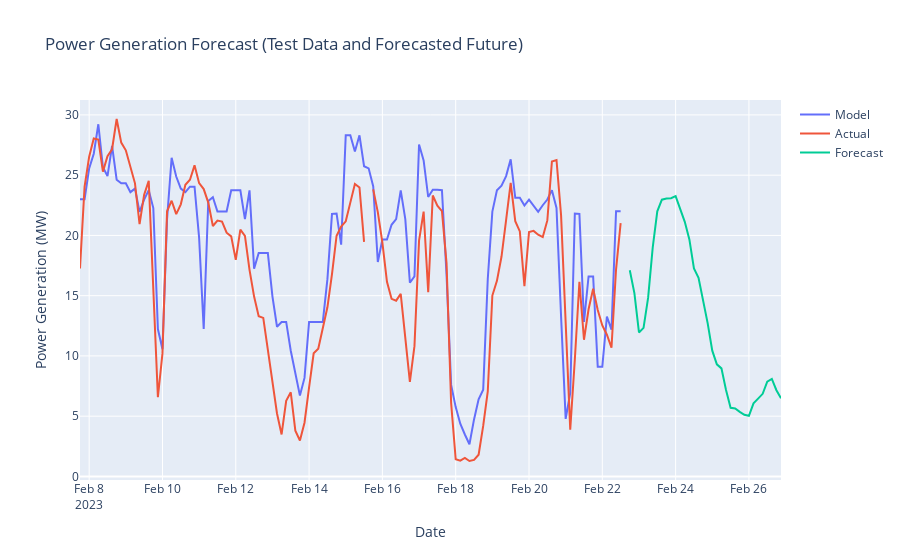

Here is the notebook cell this chart was saved with:
### Code cell
# plot final_df using plotly
fig = px.line(final_df, x=final_df.index, y=["Model", "Actual", "Forecast"], title="Power Generation Forecast (Test Data and Forecasted Future)")
# add x and y axis labels
fig.update_xaxes(title_text="Date")
fig.update_yaxes(title_text="Power Generation (MW)")
# change legend heading
fig.update_layout(legend_title_text="")
fig.show()

### Figure 1 — Plotly figure (JSON) as saved in the notebook; plotly's stock layout.template omitted (floating-point values rounded to 4 significant figures; data arrays with more than 128 entries replaced by an {"elided": "..."} marker saying what was removed)
{"data": [{"hovertemplate": "variable=Model<br>index=%{x}<br>value=%{y}<extra></extra>", "legendgroup": "Model", "line": {"color": "#636efa", "dash": "solid"}, "marker": {"symbol": "circle"}, "mode": "lines", "name": "Model", "orientation": "v", "showlegend": true, "type": "scatter", "x": {"elided": "153 str values"}, "xaxis": "x", "y": {"elided": "153 float values"}, "yaxis": "y"}, {"hovertemplate": "variable=Actual<br>index=%{x}<br>value=%{y}<extra></extra>", "legendgroup": "Actual", "line": {"color": "#EF553B", "dash": "solid"}, "marker": {"symbol": "circle"}, "mode": "lines", "name": "Actual", "orientation": "v", "showlegend": true, "type": "scatter", "x": {"elided": "153 str values"}, "xaxis": "x", "y": {"elided": "153 float values"}, "yaxis": "y"}, {"hovertemplate": "variable=Forecast<br>index=%{x}<br>value=%{y}<extra></extra>", "legendgroup": "Forecast", "line": {"color": "#00cc96", "dash": "solid"}, "marker": {"symbol": "circle"}, "mode": "lines", "name": "Forecast", "orientation": "v", "showlegend": true, "type": "scatter", "x": {"elided": "153 str values"}, "xaxis": "x", "y": {"elided": "153 float values"}, "yaxis": "y"}], "layout": {"legend": {"title": {"text": ""}, "tracegroupgap": 0}, "title": {"text": "Power Generation Forecast (Test Data and Forecasted Future)"}, "xaxis": {"anchor": "y", "domain": [0, 1], "title": {"text": "Date"}}, "yaxis": {"anchor": "x", "domain": [0, 1], "title": {"text": "Power Generation (MW)"}}}}
